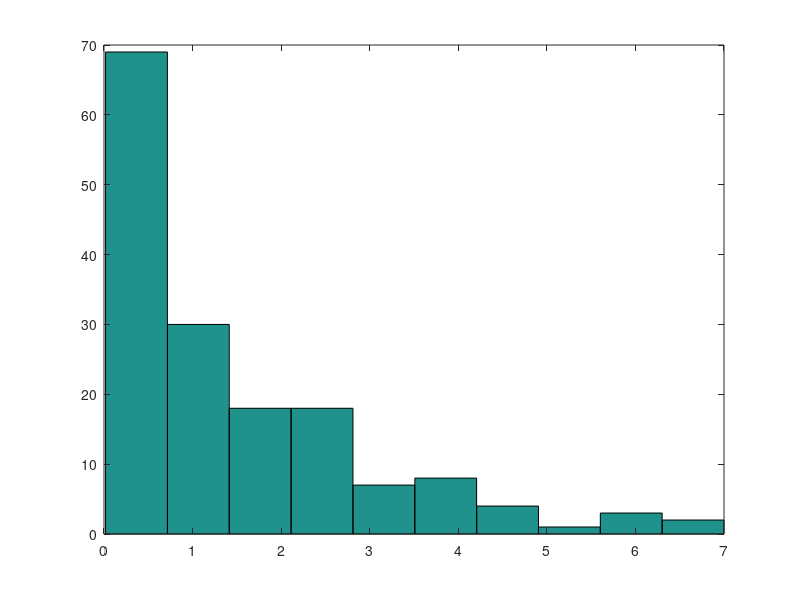

Recreate this plot in MATLAB.
steepness                 = 10; 	    % exponential distribution rate from which to generate ITIs
minimal_planed_ITI        = 0;	    % minimal ITI 
maximal_planed_ITI        = 7;      % maximal ITI 
number_of_trials          = 160;
trial_duration_ohne_ITI   = 3; 

while 1 
      ITI_initial = random('exp',steepness,1,number_of_trials);
      p = max(ITI_initial)/maximal_planed_ITI;
      ITI_final = (ITI_initial/p)+minimal_planed_ITI;
      a = mean(ITI_final);
      if a < 1.51 & a > 1.49 break; end
end

figure; hist(ITI_final)
fprintf(1,'min:\t%6.3f\n',min(ITI_final))
fprintf(1,'max:\t%6.3f\n',max(ITI_final))
fprintf(1,'mean:\t%6.3f\n',mean(ITI_final))
fprintf(1,'total ITI:\t%6.3f\n',sum(ITI_final)/60)
fprintf(1,'total dur:\t%6.3f\n',(sum(ITI_final)+number_of_trials*(trial_duration_ohne_ITI))/60)
